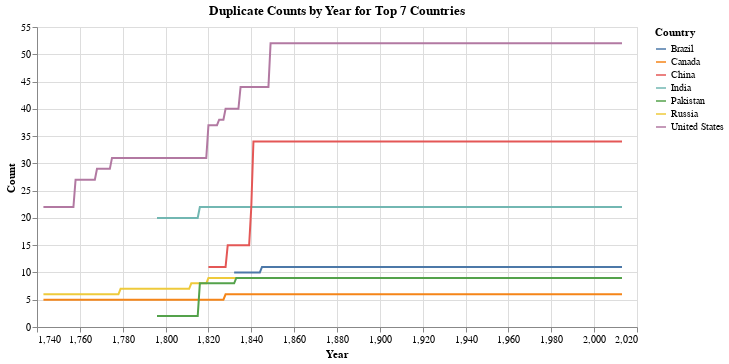

Notebook cell for this chart:
### Code cell
top_countries = duplicate_counts_temp.groupby('Country')['Count'].sum().nlargest(7).index.tolist()

filtered_data = duplicate_counts_temp[duplicate_counts_temp['Country'].isin(top_countries)]

chart = alt.Chart(filtered_data).mark_line().encode(
    x='Year',
    y='Count',
    color='Country',
    tooltip=['Year', 'Count', 'Country']
).properties(
    title='Duplicate Counts by Year for Top 7 Countries',
    width=600,
    height=300
)

chart

### Figure 1 — Vega-Lite specification as saved in the notebook (floating-point values rounded to 4 significant figures; data arrays with more than 128 entries replaced by an {"elided": "..."} marker saying what was removed)
{"config": {"view": {"continuousWidth": 300, "continuousHeight": 300}}, "data": {"name": "data-8b8817a1a6c5362f3e87c0ac31215541"}, "mark": {"type": "line"}, "encoding": {"color": {"field": "Country", "type": "nominal"}, "tooltip": [{"field": "Year", "type": "quantitative"}, {"field": "Count", "type": "quantitative"}, {"field": "Country", "type": "nominal"}], "x": {"field": "Year", "type": "quantitative"}, "y": {"field": "Count", "type": "quantitative"}}, "height": 300, "title": "Duplicate Counts by Year for Top 7 Countries", "width": 600, "$schema": "https://vega.github.io/schema/vega-lite/v5.8.0.json", "datasets": {"data-8b8817a1a6c5362f3e87c0ac31215541": {"elided": "1625 records"}}}
